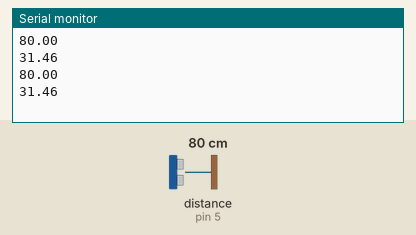
Bench run of a sketch on a simulated Arduino Uno, built with avr-gcc and run on an emulated ATmega328P. Shown: the last lines printed to the serial monitor. The inputs (shaded band) are chosen by the test bench; at power-on: distance to the obstacle (sensor on pin 5) 80 cm. The echo pulse lasts 58.3 µs per cm.

Above: at 1.8 s.
1.9 s: distance to the obstacle (sensor on pin 5) set to 2 cm
At 2.8 s:
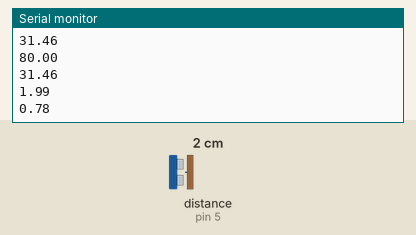
3.4 s: distance to the obstacle (sensor on pin 5) set to 4 cm
At 4.8 s:
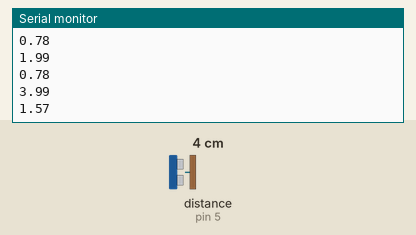
Timing chart, 0 to 6.4 s (numbered marks = the images above; inputs shaded):
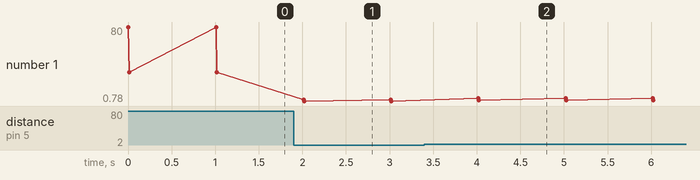

The sketch:

testando_dois_sensores.ino
```cpp
//Programa: Conectando Sensor Ultrassonico HC-SR04 ao Arduino
//Autor: FILIPEFLOP

//Carrega a biblioteca do sensor ultrassonico
#include <Ultrasonic.h>

//Define os pinos para o trigger e echo
#define pino_trigger 4
#define pino_echo 5

//Inicializa o sensor nos pinos definidos acima
Ultrasonic ultrasonic(pino_trigger, pino_echo);

void setup()
{
  Serial.begin(9600);
}

void loop()
{
  //Le as informacoes do sensor, em cm e pol
  float cmMsec, inMsec;
  long microsec = ultrasonic.timing();
  cmMsec = ultrasonic.convert(microsec, Ultrasonic::CM);
  inMsec = ultrasonic.convert(microsec, Ultrasonic::IN);
  //Exibe informacoes no serial monitor
  Serial.println(cmMsec);
  Serial.println(inMsec);
  delay(1000);
}
```

Measured:
- after the input at 1.9 s, the serial monitor: prints a new line after 0.11 s (image 1)
- after the input at 3.4 s, the serial monitor: prints a new line after 0.62 s (image 2)
- plotted number 1: 31.46 → 0.78 after the input at 1.9 s, 0.78 → 1.57 after the input at 3.4 s
